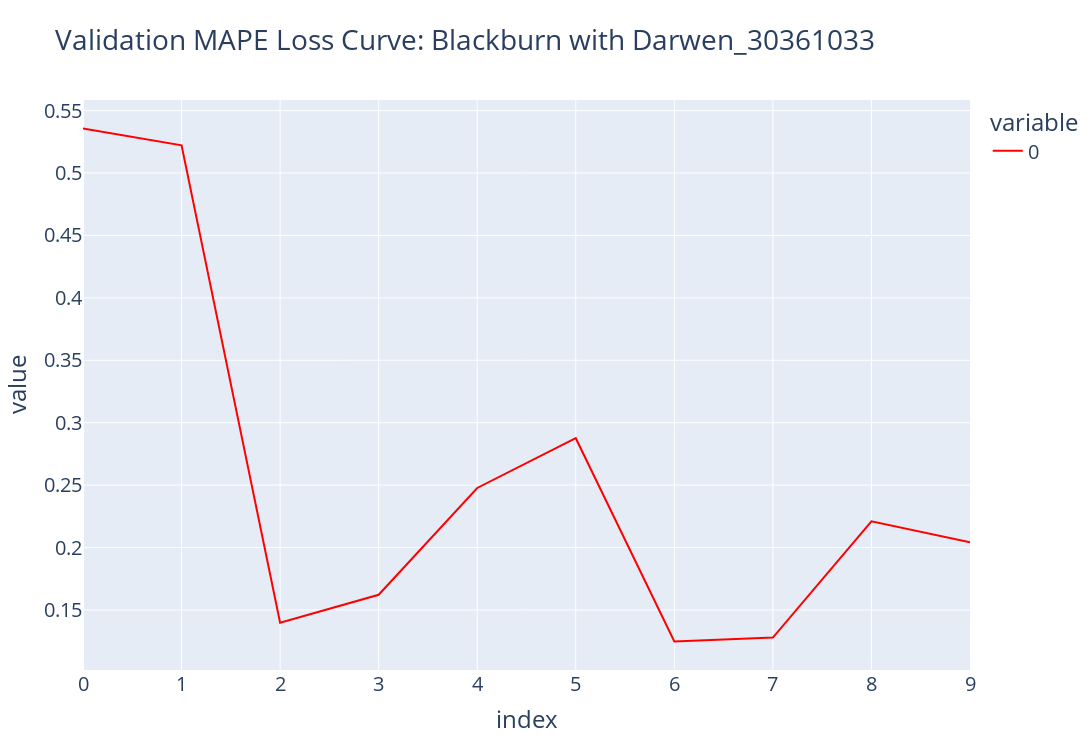
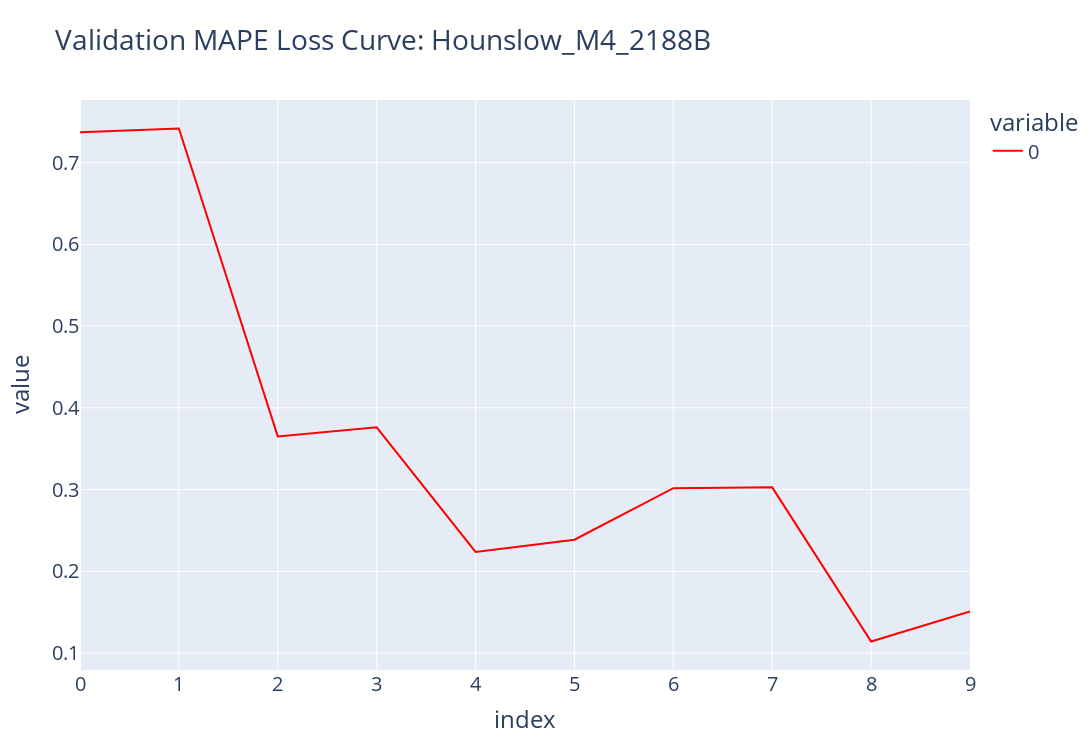
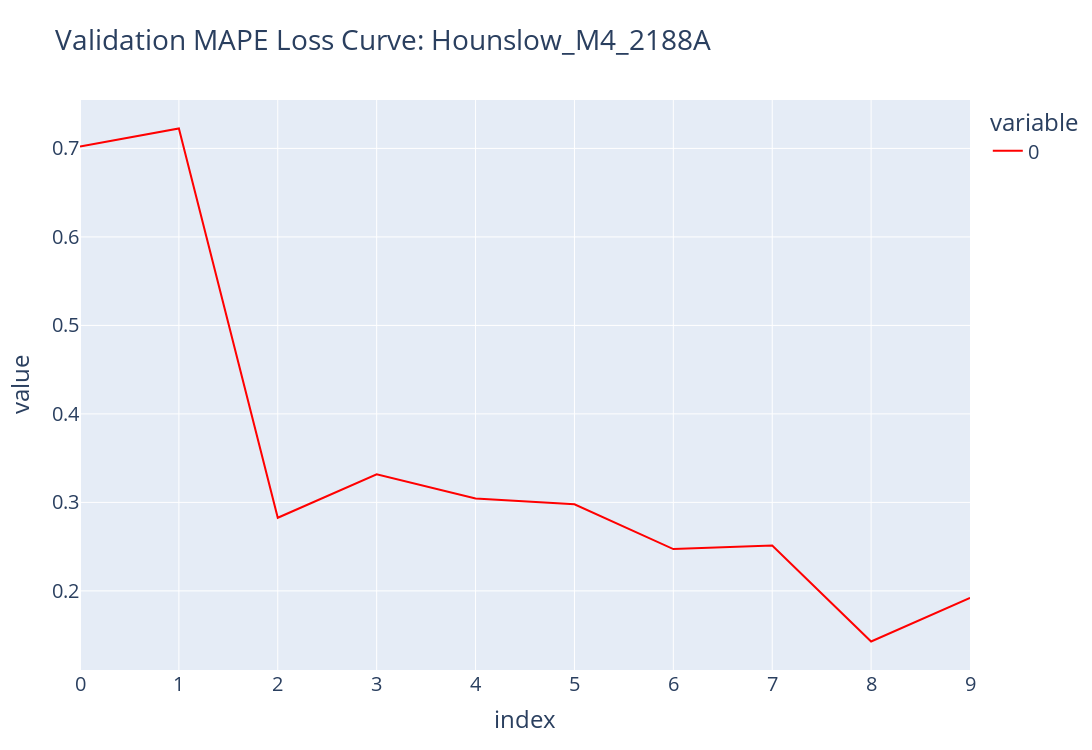
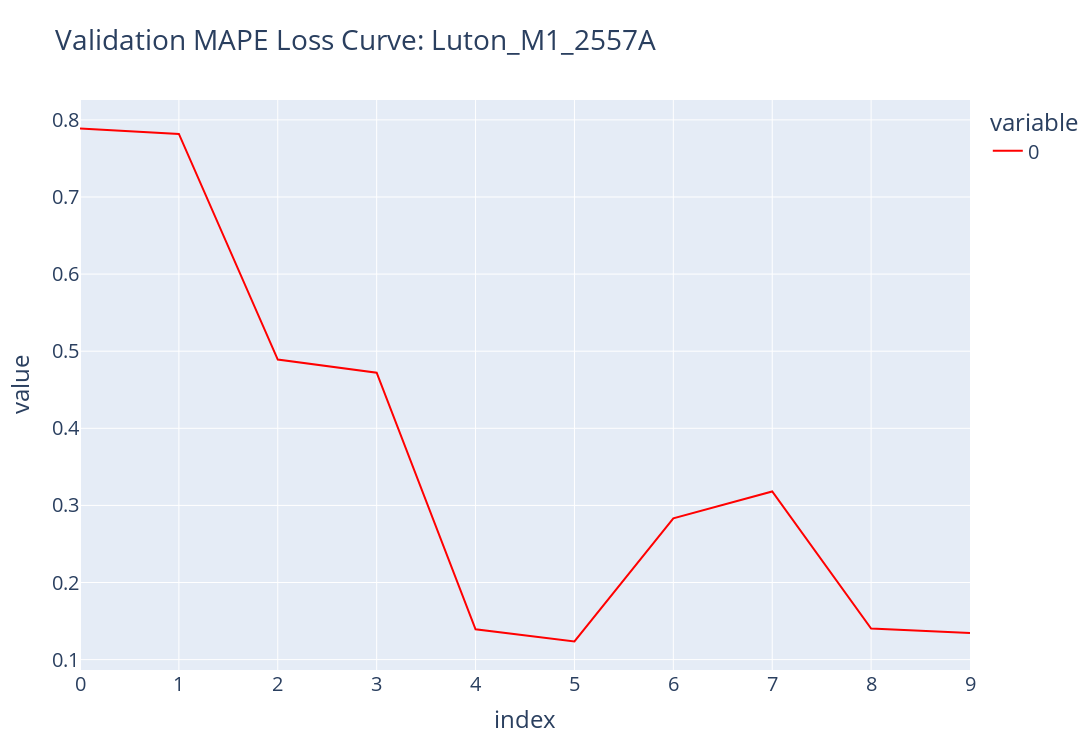

Here is the notebook cell these charts were saved with, in order:
### Code cell
for model_val_losses in all_val_losses:
    (name, val_losses) = model_val_losses
    
    fig = px.line(val_losses, title="Validation MAPE Loss Curve: "+name, color_discrete_sequence=['red'])

    fig.update_layout(
        autosize=False,
        width=1200,
        height=750,
        font=dict(size=20),
        )
    
    fig.show()

### Figure 1 — Plotly figure (JSON) as saved in the notebook; plotly's stock layout.template omitted (floating-point values rounded to 4 significant figures)
{"data": [{"hovertemplate": "variable=0<br>index=%{x}<br>value=%{y}<extra></extra>", "legendgroup": "0", "line": {"color": "red", "dash": "solid"}, "marker": {"symbol": "circle"}, "mode": "lines", "name": "0", "orientation": "v", "showlegend": true, "type": "scatter", "x": [0, 1, 2, 3, 4, 5, 6, 7, 8, 9], "xaxis": "x", "y": [0.5357, 0.5223, 0.1397, 0.1622, 0.2477, 0.2876, 0.1248, 0.1279, 0.221, 0.2042], "yaxis": "y"}], "layout": {"autosize": false, "font": {"size": 20}, "height": 750, "legend": {"title": {"text": "variable"}, "tracegroupgap": 0}, "title": {"text": "Validation MAPE Loss Curve: Blackburn with Darwen_30361033"}, "width": 1200, "xaxis": {"anchor": "y", "domain": [0, 1], "title": {"text": "index"}}, "yaxis": {"anchor": "x", "domain": [0, 1], "title": {"text": "value"}}}}

### Figure 2 — Plotly figure (JSON) as saved in the notebook; plotly's stock layout.template omitted (floating-point values rounded to 4 significant figures)
{"data": [{"hovertemplate": "variable=0<br>index=%{x}<br>value=%{y}<extra></extra>", "legendgroup": "0", "line": {"color": "red", "dash": "solid"}, "marker": {"symbol": "circle"}, "mode": "lines", "name": "0", "orientation": "v", "showlegend": true, "type": "scatter", "x": [0, 1, 2, 3, 4, 5, 6, 7, 8, 9], "xaxis": "x", "y": [0.7371, 0.7417, 0.365, 0.3761, 0.2237, 0.2386, 0.3018, 0.3027, 0.1141, 0.1508], "yaxis": "y"}], "layout": {"autosize": false, "font": {"size": 20}, "height": 750, "legend": {"title": {"text": "variable"}, "tracegroupgap": 0}, "title": {"text": "Validation MAPE Loss Curve: Hounslow_M4_2188B"}, "width": 1200, "xaxis": {"anchor": "y", "domain": [0, 1], "title": {"text": "index"}}, "yaxis": {"anchor": "x", "domain": [0, 1], "title": {"text": "value"}}}}

### Figure 3 — Plotly figure (JSON) as saved in the notebook; plotly's stock layout.template omitted (floating-point values rounded to 4 significant figures)
{"data": [{"hovertemplate": "variable=0<br>index=%{x}<br>value=%{y}<extra></extra>", "legendgroup": "0", "line": {"color": "red", "dash": "solid"}, "marker": {"symbol": "circle"}, "mode": "lines", "name": "0", "orientation": "v", "showlegend": true, "type": "scatter", "x": [0, 1, 2, 3, 4, 5, 6, 7, 8, 9], "xaxis": "x", "y": [0.7021, 0.7225, 0.2826, 0.3317, 0.3043, 0.2978, 0.2472, 0.2513, 0.1428, 0.1921], "yaxis": "y"}], "layout": {"autosize": false, "font": {"size": 20}, "height": 750, "legend": {"title": {"text": "variable"}, "tracegroupgap": 0}, "title": {"text": "Validation MAPE Loss Curve: Hounslow_M4_2188A"}, "width": 1200, "xaxis": {"anchor": "y", "domain": [0, 1], "title": {"text": "index"}}, "yaxis": {"anchor": "x", "domain": [0, 1], "title": {"text": "value"}}}}

### Figure 4 — Plotly figure (JSON) as saved in the notebook; plotly's stock layout.template omitted (floating-point values rounded to 4 significant figures)
{"data": [{"hovertemplate": "variable=0<br>index=%{x}<br>value=%{y}<extra></extra>", "legendgroup": "0", "line": {"color": "red", "dash": "solid"}, "marker": {"symbol": "circle"}, "mode": "lines", "name": "0", "orientation": "v", "showlegend": true, "type": "scatter", "x": [0, 1, 2, 3, 4, 5, 6, 7, 8, 9], "xaxis": "x", "y": [0.7888, 0.7818, 0.4891, 0.472, 0.1393, 0.1235, 0.2833, 0.3181, 0.1403, 0.1347], "yaxis": "y"}], "layout": {"autosize": false, "font": {"size": 20}, "height": 750, "legend": {"title": {"text": "variable"}, "tracegroupgap": 0}, "title": {"text": "Validation MAPE Loss Curve: Luton_M1_2557A"}, "width": 1200, "xaxis": {"anchor": "y", "domain": [0, 1], "title": {"text": "index"}}, "yaxis": {"anchor": "x", "domain": [0, 1], "title": {"text": "value"}}}}
